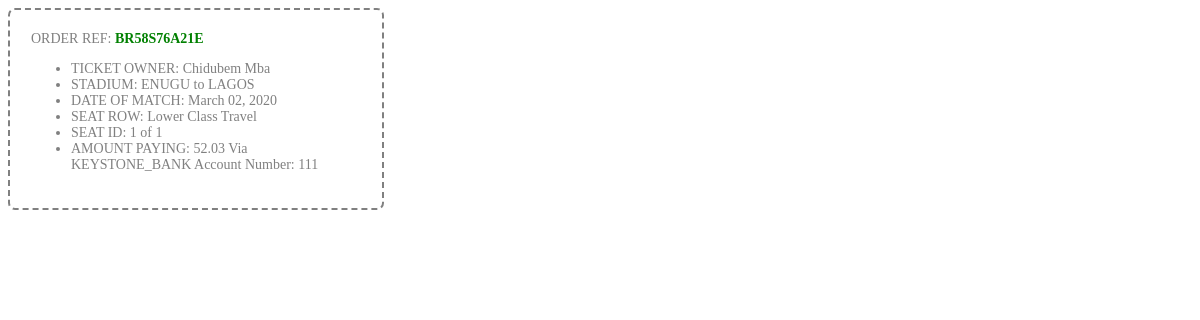
Screenshot of /loginpage/booking/validate.php?ticket=BR58S76A21E with the database file from the repository.
### tables this page shows
CREATE TABLE `booking_details` (
  `order_ref` varchar(255) NOT NULL,
  `fullname` varchar(120) NOT NULL,
  `contact` varchar(40) DEFAULT NULL,
  `gender` varchar(40) DEFAULT NULL,
  `class_reserved` varchar(255) NOT NULL,
  `destination` varchar(180) NOT NULL,
  `seats_reserved` varchar(50) NOT NULL DEFAULT '1',
  `date_reserved` varchar(50) DEFAULT NULL,
  `transaction_id` varchar(190) NOT NULL,
  `account` varchar(130) NOT NULL,
  `amount` varchar(50) NOT NULL
);

### loginpage/booking/validate.php (the view, shortened to what this page needs)
<?php
if (isset($_GET['ticket'])) {
    $order_ref = $_GET['ticket'];
    $data = mysqli_query($conn, "SELECT * FROM booking_details WHERE order_ref='$order_ref'");
    if (($data) && (mysqli_num_rows($data) > 0)) { ?>
        <html>
        <body onload="window.print();">
    <?php
        $row = mysqli_fetch_assoc($data);
        $fullname = $row['fullname'];
        $destination = $row['destination'];
        $traveldate = $row['date_reserved'];
        $travelclass = $row['class_reserved'];
        $seats = $row['seats_reserved'];
        $all = $seats;
        $amount = $row['amount'];
        $paymethod = $row['account'];
        $code = $row['transaction_id'];
        while ($seats > 0) {
            echo ("<div class='ticketbox'>");
            echo ("<a> ORDER REF:</a> <span class='ref'>$order_ref</span>");
            echo ("<ul><li>TICKET OWNER: " . $fullname . "</li>
<li>STADIUM: " . $destination . "</li>
<li>DATE OF MATCH: " . $traveldate . "</li>
<li>SEAT ROW: " . $travelclass . "</li>
<li>SEAT ID: " . $seats . " of " . $all . "</li>
<li>AMOUNT PAYING: " . $amount . " Via " . $paymethod . " Account Number: " . $code . "</li>
</ul>");
            echo ("</div>");
            $seats--;
        }
        echo ("</body></html>");
    }
}
    ?>

### loginpage/booking/validate.php (style rules this page uses)
.ticketbox { border: 2px dashed grey; font-family: tahoma; font-size: 14px; display: inline-block; width: 330px; height: auto; border-radius: 7px; padding: 21px; color: grey; }
.ref { font-family: inherit; font-weight: bold; color: green; }

### rows the page displays
booking_details: fullname "Chidubem Mba", destination "ENUGU to LAGOS", date_reserved "March 02, 2020", class_reserved "Lower Class Travel", seats_reserved "1", amount "52.03", account "KEYSTONE_BANK", transaction "111"
